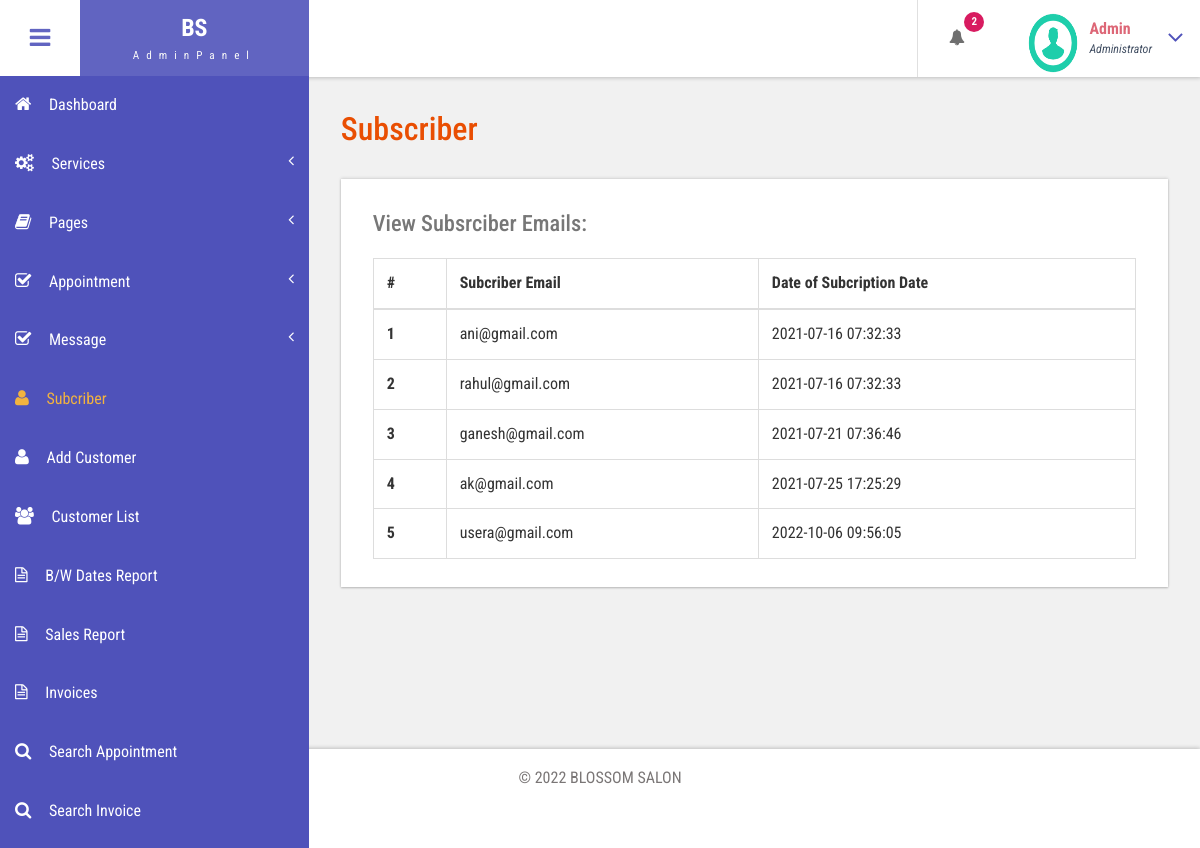
The app's page /admin/subcriber.php (signed in) with its own data.
### tables this page shows
CREATE TABLE `tblsubscriber` (
  `ID` int(5) NOT NULL,
  `Email` varchar(200) DEFAULT NULL,
  `DateofSub` timestamp NOT NULL DEFAULT current_timestamp()
);

### admin/subcriber.php (the view, shortened to what this page needs)
<?php
include('includes/dbconnection.php');
if (strlen($_SESSION['bpmsaid']==0)) {
  header('location:logout.php');
  } else{
  ?>
<!DOCTYPE HTML>
<html>
<head>
<link href="css/bootstrap.css" rel='stylesheet' type='text/css' />
<link href="css/style.css" rel='stylesheet' type='text/css' />
<link href="css/font-awesome.css" rel="stylesheet">
<link href="css/animate.css" rel="stylesheet" type="text/css" media="all">
<link href="css/custom.css" rel="stylesheet">
</head>
<body class="cbp-spmenu-push">
	<div class="main-content">
		 <?php include_once('includes/sidebar.php');?>
		 <?php include_once('includes/header.php');?>
		<div id="page-wrapper">
			<div class="main-page">
				<div class="tables">
					<h3 class="title1">Subscriber</h3>
					<div class="table-responsive bs-example widget-shadow">
						<h4>View Subsrciber Emails:</h4>
						<table class="table table-bordered"> <thead> <tr> <th>#</th> <th>Subcriber Email</th> <th>Date of Subcription Date</th> </tr> </thead> <tbody>
<?php
$ret=mysqli_query($con,"select *from   tblsubscriber");
$cnt=1;
while ($row=mysqli_fetch_array($ret)) {
?>
						 <tr> <th scope="row"><?php echo $cnt;?></th> <td><?php  echo $row['Email'];?></td> <td><?php  echo $row['DateofSub'];?></td> </tr>   <?php
$cnt=$cnt+1;
}?></tbody> </table>
					</div>
				</div>
			</div>
		</div>
		 <?php include_once('includes/footer.php');?>
	</div>
</body>
</html>
<?php }  ?>

### admin/includes/header.php (shortened to what this page needs)
<div class="sticky-header header-section ">
      <div class="header-left">
        <button id="showLeftPush"><i class="fa fa-bars"></i></button>
        <div class="logo">
          <a href="index.html">
            <h1>BS</h1>
            <span>AdminPanel</span>
          </a>
        </div>
      </div>
      <div class="header-right">
        <div class="profile_details_left">
          <ul class="nofitications-dropdown">
            <?php
$ret1=mysqli_query($con,"select ID,Name from  tblappointment where Status=''");
$num=mysqli_num_rows($ret1);
?>
            <li class="dropdown head-dpdn">
              <a href="#" class="dropdown-toggle" data-toggle="dropdown" aria-expanded="false"><i class="fa fa-bell"></i><span class="badge blue"><?php echo $num;?></span></a>
            </li>
          </ul>
          <div class="clearfix"> </div>
        </div>
        <div class="profile_details">
        <?php
$adid=$_SESSION['bpmsaid'];
$ret=mysqli_query($con,"select AdminName from tbladmin where ID='$adid'");
$row=mysqli_fetch_array($ret);
$name=$row['AdminName'];
?>
          <ul>
            <li class="dropdown profile_details_drop">
              <a href="#" class="dropdown-toggle" data-toggle="dropdown" aria-expanded="false">
                <div class="profile_img">
                  <span class="prfil-img"><img src="images/download (1).png" alt="" width="50" height="60"> </span>
                  <div class="user-name">
                    <p><?php echo $name; ?></p>
                    <span>Administrator</span>
                  </div>
                  <i class="fa fa-angle-down lnr"></i>
                  <div class="clearfix"></div>
                </div>
              </a>
            </li>
          </ul>
        </div>
      </div>
      <div class="clearfix"> </div>
    </div>

### admin/css/style.css (style rules this page uses)
h4, h5, h6, h1, h2, h3 { margin: 0; }
ul, ol { margin: 0; }
p { margin: 0; }
html, body { font-family: 'Roboto Condensed', sans-serif; font-size: 100%; overflow-x: hidden; background: #fff; }
body a { transition: 0.5s all ease; -webkit-transition: 0.5s all ease; -moz-transition: 0.5s all ease; -o-transition: 0.5s all ease; -ms-transition: 0.5s all ease; text-decoration:none; }
h1,h2,h3,h4,h5,h6 { margin:0; }
p { margin:0; }
ul,label { margin:0; padding:0; }
.main-content { position: relative; }
.sticky-header { position: fixed; top: 0; left:0px; width: 100%; z-index: 100; }
.header-section { background:#FFF; box-shadow: 1px 1px 4px rgba(0, 0, 0, 0.21); -webkit-box-shadow: 1px 1px 4px rgba(0, 0, 0, 0.21); -moz-box-shadow: 1px 1px 4px rgba(0, 0, 0, 0.21); -o-box-shadow: 1px 1px 4px rgba(0, 0, 0, 0.21); }
.header-section::after { clear: both; display: block; content: ''; }
.header-left { float: left; width: 45%; }
.header-right { float: right; }
button#showLeftPush { font-size: 1.5em; width: 80px; padding: 0.87em 0; text-align: center; cursor: pointer; float: left; color: #6F6F6F; -moz-transition: all 0.2s ease-out 0s; -webkit-transition: all 0.2s ease-out 0s; transition: all 0.2s ease-out 0s; border: none; background-color: #fff; outline:none; }
.cbp-spmenu-push { overflow-x: hidden; position: relative; }
.cbp-spmenu, .cbp-spmenu-push { -webkit-transition: all 0.3s ease; -moz-transition: all 0.3s ease; transition: all 0.3s ease; }
.cbp-spmenu-push div#page-wrapper { margin: 0 0 0 19.3em; transition:.5s all; -webkit-transition:.5s all; -moz-transition:.5s all; }
.fa { display: inline-block; font-family: FontAwesome; font-style: normal; font-weight: normal; line-height: 1; -webkit-font-smoothing: antialiased; -moz-osx-font-smoothing: grayscale; }
.logo { background: #6164C1; text-align: center; float: left; }
.logo a { padding: 0.9em 3.3em .7em; display: block; text-decoration: none; }
.logo a h1 { color: #fff; font-size: 1.5em; line-height: 1.2em; font-weight: 700; }
.logo a span { color: #F8F8F8; font-size: .7em; text-align: center; letter-spacing: 7px; }
.profile_details_left { float: left; }
li.dropdown.head-dpdn { display: inline-block; padding: 1.7em 0; border-left: 1px solid #E0E0E0; float: left; }
li.dropdown.head-dpdn a.dropdown-toggle { padding: 1.7em 2em; }
i.fa.fa-bell { color:#6F6F6F; }
.header-right span.badge { font-size: 11px; font-weight: bold; color: #FFF; background: #8BC34A; line-height: 15px; width: 20px; height: 20px; border-radius: 2em; -webkit-border-radius: 2em; -moz-border-radius: 2em; -o-border-radius: 2em; text-align: center; display: inline-block; position: absolute; top: 16%; padding: 2px 0 0; }
.header-right span.blue { background-color:#D81B60; }
.profile_details { float: right; }
.profile_details_drop a.dropdown-toggle { display:block; padding: 0.8em 3em 0 2em; }
.profile_img span.prfil-img { float:left; }
.user-name { float:left; margin-top:8px; margin-left:11px; height:35px; }
.profile_details ul li { list-style-type:none; position:relative; }
.profile_details li a i.fa.lnr { position: absolute; top: 34%; right: 8%; color: #4F52BA; font-size: 1.6em; }
.user-name p { font-size:1em; color:#DD6777; line-height:1em; font-weight:700; }
.user-name span { font-size: .75em; font-style: italic; color: #424f63; font-weight: normal; margin-top: .3em; }
.widget-shadow { background-color: #fff; box-shadow: 0 -1px 3px rgba(0,0,0,.12),0 1px 2px rgba(0,0,0,.24); -webkit-box-shadow: 0 -1px 3px rgba(0,0,0,.12),0 1px 2px rgba(0,0,0,.24); -moz-box-shadow: 0 -1px 3px rgba(0,0,0,.12),0 1px 2px rgba(0,0,0,.24); }
h3.title1 { font-size: 2em; color: #e94e02; margin-bottom: 0.8em; }
.table > thead > tr > th, .table > tbody > tr > th, .table > tfoot > tr > th, .table > thead > tr > td, .table > tbody > tr > td, .table > tfoot > tr > td { border-top: none; }
.tables h4 { font-size: 1.4em; margin-bottom: 1em; color: #777777; }
.tables .panel-body ,.tables .bs-example { padding: 2em 2em 0.5em; }
.tables .table > thead > tr > th, .tables .table > tbody > tr > th, .tables .table > tfoot > tr > th, .tables .table > thead > tr > td, .tables .table > tbody > tr > td, .tables .table > tfoot > tr > td { padding: 13px; border-top: 1px solid #E0E0E0; }
.bs-example { margin-top: 2em; }

### admin/css/custom.css (style rules this page uses)
#page-wrapper { padding:7em 2em 2.5em; background-color: #F1F1F1; }

### records on screen
tblsubscriber: Email "ani@gmail.com", DateofSub "2021-07-16 07:32:33"
tblsubscriber: Email "rahul@gmail.com", DateofSub "2021-07-16 07:32:33"
tblsubscriber: Email "ganesh@gmail.com", DateofSub "2021-07-21 07:36:46"
tblsubscriber: Email "ak@gmail.com", DateofSub "2021-07-25 17:25:29"
tblsubscriber: Email "usera@gmail.com", DateofSub "2022-10-06 09:56:05"

### other values on screen
$num "2"
$name "Admin"
